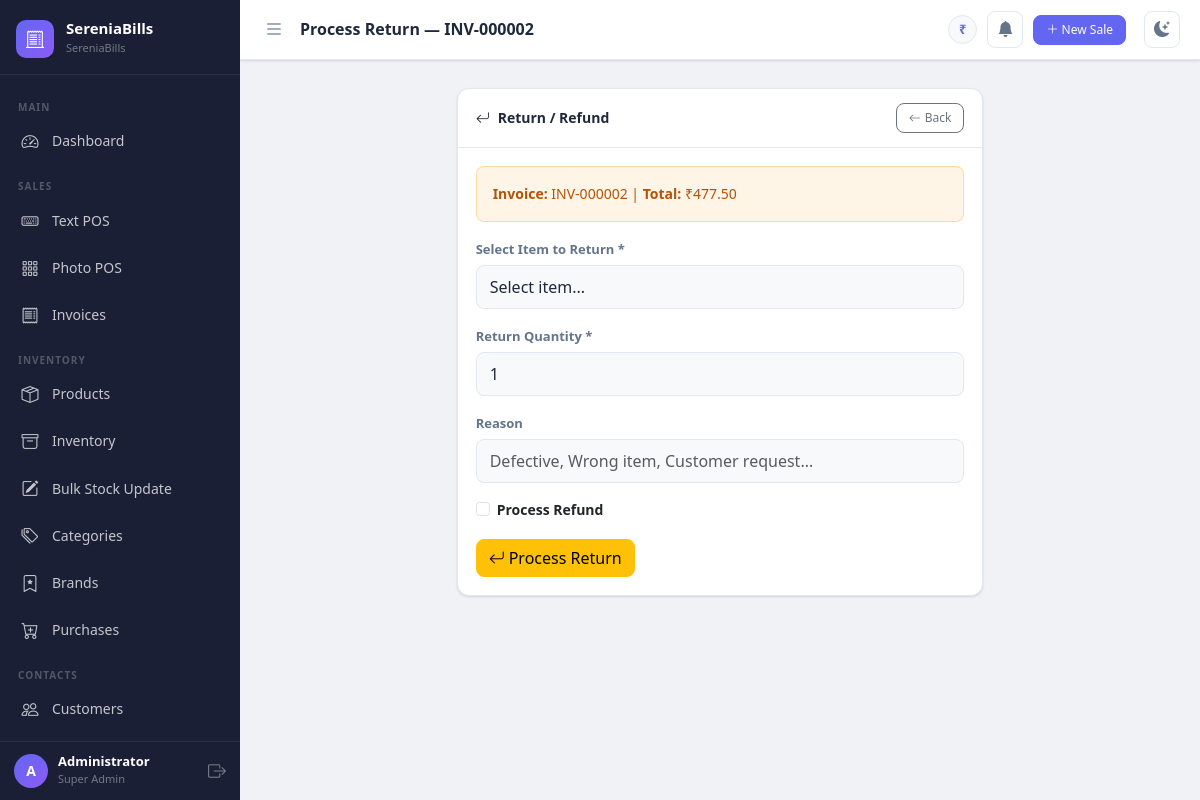
/invoices/2/return (signed in), run on the app's committed database.
### app.py (models this page shows, shortened)
class Settings(db.Model):
    __tablename__ = 'settings'
    id = db.Column(db.Integer, primary_key=True)
    company_name = db.Column(db.String(150), default='SereniaBills')
    logo = db.Column(db.String(255))
    gst_number = db.Column(db.String(50))
    address = db.Column(db.String(255))
    phone = db.Column(db.String(20))
    email = db.Column(db.String(120))
    currency_symbol = db.Column(db.String(10), default='₹')
    invoice_prefix = db.Column(db.String(10), default='INV-')
    default_tax_rate = db.Column(db.Float, default=0)
    theme = db.Column(db.String(20), default='light')
    next_invoice_number = db.Column(db.Integer, default=1)

class User(UserMixin, db.Model):
    __tablename__ = 'users'
    id = db.Column(db.Integer, primary_key=True)
    username = db.Column(db.String(80), unique=True, nullable=False)
    email = db.Column(db.String(120), unique=True)
    password_hash = db.Column(db.String(255), nullable=False)
    full_name = db.Column(db.String(120))
    role_id = db.Column(db.Integer, db.ForeignKey('roles.id'), nullable=False)
    active = db.Column(db.Boolean, default=True)
    created_at = db.Column(db.DateTime, default=datetime.utcnow)
    def is_super_admin(self):
        return self.role and self.role.name == 'super_admin'

class Role(db.Model):
    __tablename__ = 'roles'
    id = db.Column(db.Integer, primary_key=True)
    name = db.Column(db.String(50), unique=True, nullable=False)  # super_admin, staff
    description = db.Column(db.String(255))
    users = db.relationship('User', backref='role', lazy=True)

class Sale(db.Model):
    __tablename__ = 'sales'
    id = db.Column(db.Integer, primary_key=True)
    invoice_number = db.Column(db.String(50), unique=True, nullable=False)
    customer_id = db.Column(db.Integer, db.ForeignKey('customers.id'), nullable=True)
    user_id = db.Column(db.Integer, db.ForeignKey('users.id'))
    subtotal = db.Column(db.Float, default=0)
    discount_amount = db.Column(db.Float, default=0)
    tax_amount = db.Column(db.Float, default=0)
    grand_total = db.Column(db.Float, default=0)
    paid_amount = db.Column(db.Float, default=0)
    payment_method = db.Column(db.String(30), default='Cash')
    status = db.Column(db.String(20), default='completed')  # completed, draft, held, returned, refunded
    notes = db.Column(db.Text)
    table_number = db.Column(db.String(20), nullable=True)
    order_type = db.Column(db.String(20), default='retail')  # retail, dine_in, takeaway
    kitchen_notes = db.Column(db.Text)
    created_at = db.Column(db.DateTime, default=datetime.utcnow)
    user = db.relationship('User')
    items = db.relationship('SaleItem', backref='sale', lazy=True, cascade='all, delete-orphan')

### app.py (the view, shortened to what this page needs)
@app.route('/invoices/<int:sale_id>/return', methods=['GET', 'POST'])
@login_required
def return_invoice(sale_id):
    sale = Sale.query.get_or_404(sale_id)
    return render_template('return_form.html', sale=sale)

### app.py (called while the page is built)
@login_manager.user_loader
def load_user(user_id):
    return User.query.get(int(user_id))

def get_settings():
    settings = Settings.query.first()
    if not settings:
        settings = Settings()
        db.session.add(settings)
        db.session.commit()
    return settings

@app.context_processor
def inject_globals():
    return dict(settings=get_settings(), now=datetime.utcnow())

### templates/return_form.html (shortened to what this page needs)
{% extends "base.html" %}
{% block page_title %}Process Return — {{ sale.invoice_number }}{% endblock %}
{% block content %}
<div class="row justify-content-center"><div class="col-lg-7">
  <div class="card">
    <div class="card-header d-flex justify-content-between align-items-center">
      <span><i class="bi bi-arrow-return-left me-2"></i>Return / Refund</span>
      <a href="{{ url_for('view_invoice', sale_id=sale.id) }}" class="btn btn-sm btn-outline-secondary"><i class="bi bi-arrow-left me-1"></i>Back</a>
    </div>
    <div class="card-body">
      <div class="alert alert-warning">
        <strong>Invoice:</strong> {{ sale.invoice_number }} | <strong>Total:</strong> {{ settings.currency_symbol }}{{ "%.2f"|format(sale.grand_total) }}
      </div>
      <form method="POST">
        <div class="mb-3">
          <label class="form-label">Select Item to Return *</label>
          <select name="item_id" class="form-select" required>
            <option value="">Select item...</option>
          </select>
        </div>
        <div class="mb-3">
          <label class="form-label">Return Quantity *</label>
          <input type="number" name="quantity" class="form-control" min="1" required value="1">
        </div>
        <div class="mb-3">
          <label class="form-label">Reason</label>
          <input type="text" name="reason" class="form-control" placeholder="Defective, Wrong item, Customer request...">
        </div>
        <div class="mb-3">
          <div class="form-check">
            <input class="form-check-input" type="checkbox" name="process_refund" id="processRefund" value="1">
            <label class="form-check-label" for="processRefund"><strong>Process Refund</strong></label>
          </div>
        </div>
        <button type="submit" class="btn btn-warning"><i class="bi bi-arrow-return-left me-1"></i>Process Return</button>
      </form>
    </div>
  </div>
</div></div>
{% endblock %}

### templates/base.html (shortened to what this page needs)
<!DOCTYPE html>
<html lang="en" data-theme="{{ settings.theme }}">
<head>
    <link rel="stylesheet" href="https://cdn.jsdelivr.net/npm/bootstrap@5.3.2/dist/css/bootstrap.min.css">
    <link rel="stylesheet" href="https://cdn.jsdelivr.net/npm/bootstrap-icons@1.11.3/font/bootstrap-icons.css">
    <link rel="stylesheet" href="{{ url_for('static', filename='css/main.css') }}">
</head>
<body>
<div class="sb-wrapper">
  <nav id="sidebar" class="sb-sidebar">
    <div class="sb-brand">
      {% if settings.logo %}
        <img src="{{ url_for('static', filename='uploads/' + settings.logo) }}" class="sb-logo-img" alt="Logo">
      {% else %}
        <div class="sb-logo-icon"><i class="bi bi-receipt-cutoff"></i></div>
      {% endif %}
      <div class="sb-brand-text">
        <span class="sb-brand-name">SereniaBills</span>
        <span class="sb-brand-tagline">{{ settings.company_name }}</span>
      </div>
    </div>
    <div class="sb-nav">
      <div class="sb-section-label">Main</div>
      <a href="{{ url_for('dashboard') }}" class="sb-link {% if request.endpoint == 'dashboard' %}active{% endif %}">
        <i class="bi bi-speedometer2"></i><span>Dashboard</span>
      </a>
      <div class="sb-section-label">Sales</div>
      <a href="{{ url_for('pos_text') }}" class="sb-link {% if request.endpoint == 'pos_text' %}active{% endif %}">
        <i class="bi bi-keyboard"></i><span>Text POS</span>
      </a>
      <a href="{{ url_for('pos_photo') }}" class="sb-link {% if request.endpoint == 'pos_photo' %}active{% endif %}">
        <i class="bi bi-grid-3x3-gap"></i><span>Photo POS</span>
      </a>
      <a href="{{ url_for('invoices') }}" class="sb-link {% if request.endpoint == 'invoices' %}active{% endif %}">
        <i class="bi bi-receipt"></i><span>Invoices</span>
      </a>
      <div class="sb-section-label">Inventory</div>
      <a href="{{ url_for('products') }}" class="sb-link {% if request.endpoint in ['products','add_product','edit_product'] %}active{% endif %}">
        <i class="bi bi-box-seam"></i><span>Products</span>
      </a>
      <a href="{{ url_for('inventory') }}" class="sb-link {% if request.endpoint == 'inventory' %}active{% endif %}">
        <i class="bi bi-archive"></i><span>Inventory</span>
      </a>
      <a href="{{ url_for('bulk_stock_update') }}" class="sb-link {% if request.endpoint == 'bulk_stock_update' %}active{% endif %}">
        <i class="bi bi-pencil-square"></i><span>Bulk Stock Update</span>
      </a>
      <a href="{{ url_for('categories') }}" class="sb-link {% if request.endpoint == 'categories' %}active{% endif %}">
        <i class="bi bi-tags"></i><span>Categories</span>
      </a>
      <a href="{{ url_for('brands') }}" class="sb-link {% if request.endpoint == 'brands' %}active{% endif %}">
        <i class="bi bi-bookmark-star"></i><span>Brands</span>
      </a>
      <a href="{{ url_for('purchases') }}" class="sb-link {% if request.endpoint in ['purchases','add_purchase'] %}active{% endif %}">
        <i class="bi bi-cart-plus"></i><span>Purchases</span>
      </a>
      <div class="sb-section-label">Contacts</div>
      <a href="{{ url_for('customers') }}" class="sb-link {% if 'customer' in request.endpoint %}active{% endif %}">
        <i class="bi bi-people"></i><span>Customers</span>
      </a>
      <a href="{{ url_for('suppliers') }}" class="sb-link {% if 'supplier' in request.endpoint %}active{% endif %}">
      </a>
    </div>
    <div class="sb-footer">
      <div class="sb-user-info">
        <div class="sb-user-avatar">{{ current_user.username[0].upper() }}</div>
        <div>
          <div class="sb-user-name">{{ current_user.full_name or current_user.username }}</div>
          <div class="sb-user-role">{{ current_user.role.name.replace('_',' ').title() }}</div>
        </div>
      </div>
      <a href="{{ url_for('logout') }}" class="sb-logout" title="Logout"><i class="bi bi-box-arrow-right"></i></a>
    </div>
  </nav>
  <div class="sb-content" id="sbContent">
    <div class="sb-topbar">
      <button class="sb-toggle-btn" id="sidebarToggle" onclick="toggleSidebar()">
        <i class="bi bi-list"></i>
      </button>
      <div class="sb-topbar-title">{% block page_title %}{% endblock %}</div>
      <div class="sb-topbar-right">
        <span class="sb-currency-badge">{{ settings.currency_symbol }}</span>
        <div class="position-relative" id="alertBellWrap" style="cursor:pointer" onclick="toggleAlertDropdown()">
          <button class="sb-theme-btn" title="Stock Alerts">
            <i class="bi bi-bell-fill" id="bellIcon"></i>
          </button>
        </div>
        <a href="{{ url_for('pos_text') }}" class="btn btn-sm btn-primary me-2">
          <i class="bi bi-plus-lg"></i> New Sale
        </a>
        <button class="sb-theme-btn" onclick="toggleTheme()" title="Toggle Dark/Light">
          <i class="bi bi-moon-stars-fill" id="themeIcon"></i>
        </button>
      </div>
    </div>
    <div class="px-3 pt-2">
    </div>
    <div class="sb-main-content">
      {% block content %}{% endblock %}
    </div>
  </div>
</div>
</body>
</html>

### data on the page
Settings: company_name "SereniaBills", currency_symbol "₹"
User: username "A", full_name "Administrator"
Role: role.name.replace "Super Admin"
Sale: invoice_number "INV-000002", grand_total "477.50"
